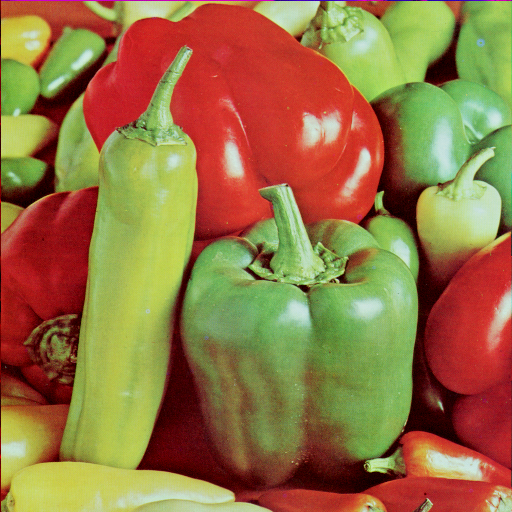
#> input picture Week12/peppers.png, 512 x 512 px, found by its file name
$ jupyter execute Sbj11_Coding.ipynb
#> lines starting #> are read from the running program, lines starting #| are printed output that depends on the picture
### EE 421/521 Image Processing - Spring 2021-22

## Lecture 12 - Image Coding

#### 12 May 2022

In this lecture, you will learn how to implement the following:

1. Calculating the Entropy of an Image
2. Demonstrating Spectral Redundancy
3. Demonstrating Spatial Redundancy
4. Scalar Huffman Coding

*Copyright (c) 2020-2022 by Arif Tanju Erdem*

[cell 1]
# import necessary packages

# reading/writing image files
from skimage import io
from skimage import color

# displaying images and plots
import matplotlib as mpl
import matplotlib.pyplot as plt

# array operations
import numpy as np

# mathematical calculations
import math

# data frame operations
import pandas as pd

[cell 2]
# my function to convert to lumincance, round to nearest integer,
# truncate to range [0, 255], and then set data

def my_imgLuminance(imgRGB):

    # make sure it is a color image
    dim_img = imgRGB.shape[2]
    assert dim_img >= 3

    # get the luminance data
    if dim_img == 3:
        imgLum = color.rgb2gray(imgRGB)
    else:
        # ignore the alpha channel
        imgLum = color.rgb2gray(imgRGB[:,:,0:3])

    imgLum = np.round(imgLum * 255, 0)
    imgLum = np.minimum(imgLum, 255)
    imgLum = np.maximum(imgLum, 0)
    imgLum = imgLum.astype('uint8')

    return imgLum

# end of function

[cell 3]
# my function to round image data to nearest integer, then
# truncate to range [0, 255], and then set data type to uint8

def my_imgTruncate(img):

    img = np.round(img, 0)
    img = np.minimum(img, 255)
    img = np.maximum(img, 0)
    img = img.astype('uint8')

    return img

# end of function

[cell 4]
# my function to convert from RGB to Lum

def my_RGB2Lum_Byte(imgRGB):

    N, M, D = imgRGB.shape

    assert N > 0
    assert M > 0
    assert D == 3

    # RGB to YUV conversion matrix
    rgb2lum = np.array([0.299, 0.587, 0.114])

    # convert from RGB to YUV
    imgLum = np.dot(imgRGB, np.transpose(rgb2lum))

    # truncate to [0,255] and set as byte
    return my_imgTruncate(imgLum)

# end of my function

[cell 5]
# my function to convert from RGB to YUV

def my_RGB2YUV_Byte(imgRGB):

    N, M, D = imgRGB.shape

    assert N > 0
    assert M > 0
    assert D == 3

    # RGB to YUV conversion matrix
    rgb2yuv = np.array([[0.299,    0.587,    0.114   ],
                       [-0.168736, -0.331264,  0.5   ],
                       [ 0.5,   -0.418688, -0.081312]])

    # convert from RGB to YUV
    imgYUV = np.dot(imgRGB, np.transpose(rgb2yuv))

    # add 128 to U and V bands
    imgYUV[:,:,1] += 128.0
    imgYUV[:,:,2] += 128.0

    # truncate to [0,255] and set as byte
    return my_imgTruncate(imgYUV)

# end of my function

[cell 6]
# set image folder
image_folder = r'/Users/tanjuerdem/EE421521_2022/images'
image_folder = r'C:\Users\Metin\Desktop\EE421\Week12'


# read an image file
image_file = r'/fruits.png'
image_file = r'/peppers.png'


image_path = image_folder + image_file
imgRGB = io.imread(image_path)
#> imgRGB is the input picture: shape (512, 512, 3); mean R, G, B 149.8, 115.6, 66.5

plt.figure(figsize=(5,5))
plt.subplot(111), plt.imshow(imgRGB)
#plt.xticks([]), plt.yticks([])
plt.title('Original Image')
plt.show()
plt.close()

---------------------------------------------------------------
### **Part 1:** Calculating the Entropy of an Image

[cell 7]
# my function to calculate the histrogram of an image

# img: image with a single color band
# nBit: number of most significant bits to retain
def my_Histogram(img, nBit):

    # calculate the number of levels corresponding to the number of bits retained
#> called with nBit = 8
    nLevel = 2**nBit

    # quantize the image to the specified number of bits
    valMax = 0
    for i in range(8-nBit,8):
        valMax += 2**i

    # retain only the most significant nBit bits
    imgQuan = img & valMax

    # calculate the histogram of the quantized image
    hist = np.zeros((nLevel,), dtype=int)
    valMin = 2**(8-nBit)
    for n in range(nLevel):
        hist[n] = np.count_nonzero(imgQuan==n*valMin)
#> after the loop, hist = 256 values, max 3583 at index 198, min 0 at index 2, mean 1024

    # return the histogram, quantized image, and number of levels
    return hist, imgQuan, nLevel

# end of my function

[cell 8]
# calculate the entropy of a pdf
def my_Entropy(pdf):

    assert pdf.ndim == 1
    size = pdf.size

    entropy = 0.0
    for i in range(size):
        val = pdf[i]
        if val:
            entropy += - val * math.log2(val)

    return entropy

# end of my function

---------------------------------------------------------------
### **Part 2:** Demonstrating Spectral Redundancy

[cell 9]
# calculate entropy of an RGB image

# histrogram of color bands
hist_R, x, y = my_Histogram(imgRGB[:,:,0], 8)
#> hist_R has the same summary as hist in my_Histogram; y = 256
hist_G, x, y = my_Histogram(imgRGB[:,:,1], 8)
#> hist_G = 256 values, max 15694 at index 0, min 0 at index 238, mean 1024
hist_B, x, y = my_Histogram(imgRGB[:,:,2], 8)
#> call 3 of my_Histogram, with nBit = 8
#> in my_Histogram (call 3), `imgQuan = img & valMax`:
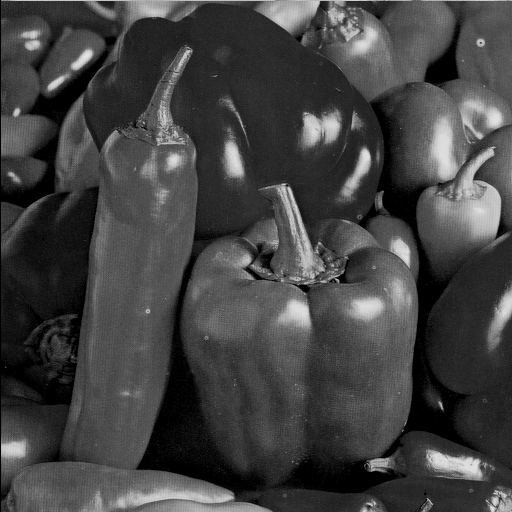
#> imgQuan: shape (512, 512); min 0, max 229, mean 66.5
#> after the loop in my_Histogram (call 3), `for n in range(nLevel):`: hist = 256 values, max 14430 at index 0, min 0 at index 230, mean 1024
#> hist_B has the same summary as hist in my_Histogram

# pdf of color bands
pdf_R = hist_R / hist_R.sum()
#> pdf_R = 256 values, max 0.0137 at index 198, min 0 at index 2, mean 0.00391
pdf_G = hist_G / hist_G.sum()
#> pdf_G = 256 values, max 0.0599 at index 0, min 0 at index 238, mean 0.00391
pdf_B = hist_B / hist_B.sum()
#> pdf_B = 256 values, max 0.055 at index 0, min 0 at index 230, mean 0.00391

# entropy of color bands
entropy_R = my_Entropy(pdf_R)
#> the loop in my_Entropy, `for i in range(size):` made 256 passes
#> (val, entropy) on passes 1, 2, 4, 5, 7, 8, 9, 10, 11, 12, 13, 14: (3.81e-06, 6.87e-05), (3.81e-06, 0.000137), (7.63e-06, 0.000267), (7.63e-06, 0.000397), (2.29e-05, 0.00075), (2.29e-05, 0.0011), (3.05e-05, 0.00156), (4.2e-05, 0.00217), (4.58e-05, 0.00283), (4.96e-05, 0.00354), (7.25e-05, 0.00454), (0.000111, 0.00599)
#> val on passes 3, 6: 0, 0
#> after the loop in my_Entropy, `for i in range(size):`: entropy = 7.34
#> entropy_R = 7.34
entropy_G = my_Entropy(pdf_G)
#> the loop in my_Entropy (call 2), `for i in range(size):` made 256 passes
#> (val, entropy) on passes 1 to 12: (0.0599, 0.243), (0.00358, 0.272), (0.00323, 0.299), (0.00359, 0.328), (0.00309, 0.354), (0.00312, 0.38), (0.00301, 0.405), (0.00326, 0.432), (0.00322, 0.459), (0.00339, 0.486), (0.00319, 0.513), (0.00355, 0.542)
#> entropy_G = 7.5
entropy_B = my_Entropy(pdf_B)
#> entropy_B = 7.06

print('Entropy of color bands R, G, B: {:.2f}, {:.2f}, {:.2f}'.format(entropy_R, entropy_G, entropy_B))
#| Entropy of color bands R, G, B: 7.34, 7.50, 7.06

# calculate total entropy
entropy_total = entropy_R + entropy_G + entropy_B
#> entropy_total = 21.89
print('Total entropy: {:.2f}'.format(entropy_total))
#| Total entropy: 21.89

# display RGB bands
plt.figure(figsize=(15,5))
plt.subplot(131), plt.imshow(imgRGB[:,:,0], cmap='gray', vmin=0, vmax=255)
plt.title('Red (R)')
plt.subplot(132), plt.imshow(imgRGB[:,:,1], cmap='gray', vmin=0, vmax=255)
plt.title('Green (G)')
plt.subplot(133), plt.imshow(imgRGB[:,:,2], cmap='gray', vmin=0, vmax=255)
plt.title('Blue (B)')
plt.show()
plt.close()

[cell 10]
# calculate entropy of a YUV image

imgYUV = my_RGB2YUV_Byte(imgRGB)
#> in my_RGB2YUV_Byte, `imgYUV[:,:,1] += 128.0`:
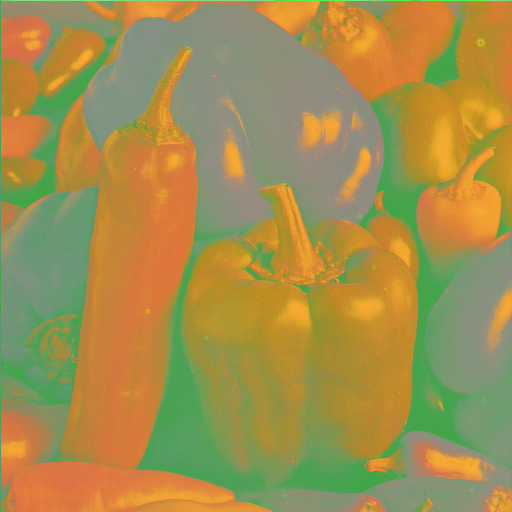
#> imgYUV: shape (512, 512, 3) float64; mean R, G, B 120.2, 97.7, 21.1; drawn with min black and max white
#> in my_RGB2YUV_Byte, `imgYUV[:,:,2] += 128.0`:
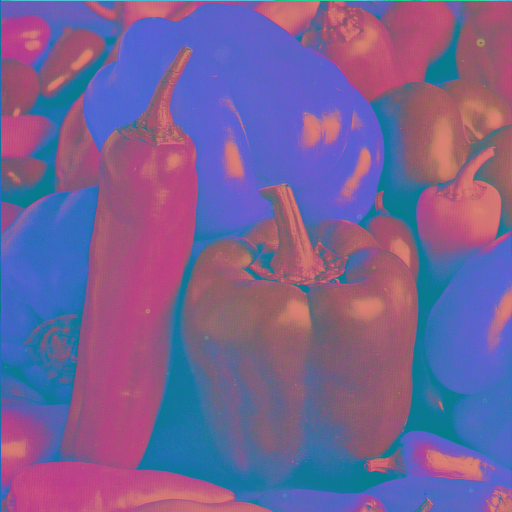
#> imgYUV: shape (512, 512, 3) float64; mean R, G, B 120.2, 97.7, 149.1

# histrogram of color bands
hist_Y, x, y = my_Histogram(imgYUV[:,:,0], 8)
#> call 4 of my_Histogram, with nBit = 8
#> in my_Histogram (call 4), `imgQuan = img & valMax`:
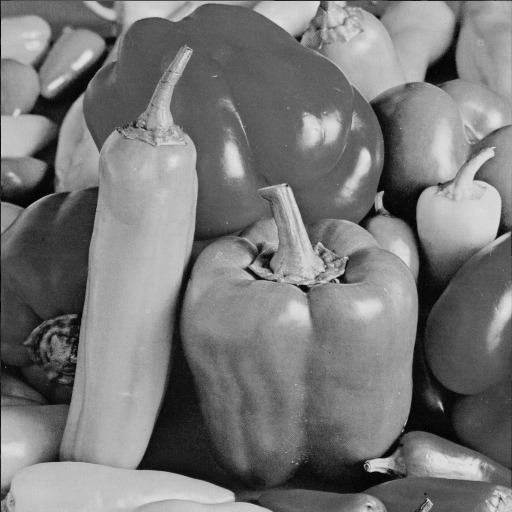
#> imgQuan: shape (512, 512); min 0, max 228, mean 120.2
#> after the loop in my_Histogram (call 4), `for n in range(nLevel):`: hist = 256 values, max 2742 at index 96, min 0 at index 229, mean 1024
#> hist_Y has the same summary as hist in my_Histogram
hist_U, x, y = my_Histogram(imgYUV[:,:,1], 8)
#> in my_Histogram (call 5), `imgQuan = img & valMax`:
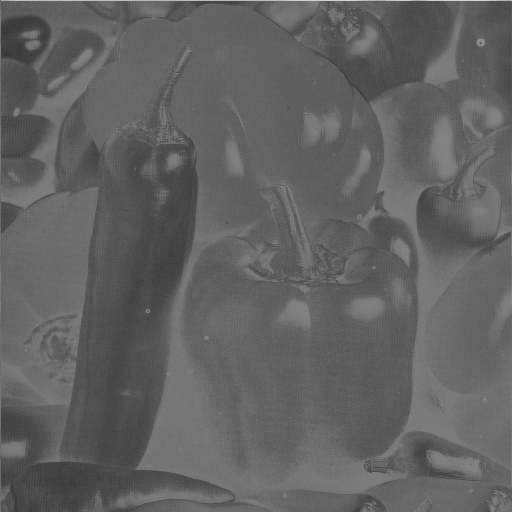
#> imgQuan: shape (512, 512); min 54, max 219, mean 97.7
#> after the loop in my_Histogram (call 5), `for n in range(nLevel):`: hist = 256 values, max 9376 at index 98, min 0 at index 0, mean 1024
#> hist_U has the same summary as hist in my_Histogram
hist_V, x, y = my_Histogram(imgYUV[:,:,2], 8)
#> in my_Histogram (call 6), `imgQuan = img & valMax`:
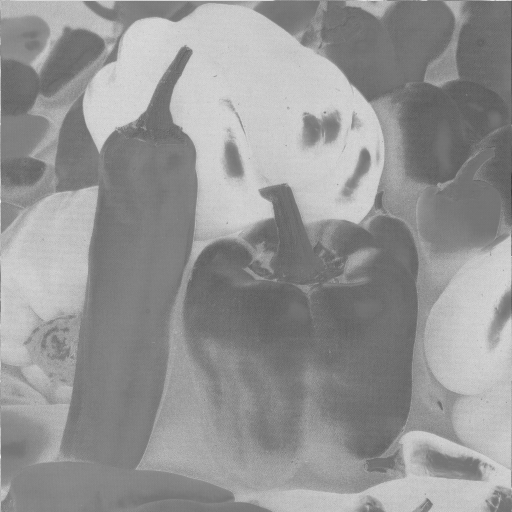
#> imgQuan: shape (512, 512); min 58, max 238, mean 149.1
#> after the loop in my_Histogram (call 6), `for n in range(nLevel):`: hist = 256 values, max 5387 at index 127, min 0 at index 0, mean 1024
#> hist_V has the same summary as hist in my_Histogram

# pdf of color bands
pdf_Y = hist_Y / hist_Y.sum()
#> pdf_Y = 256 values, max 0.0105 at index 96, min 0 at index 229, mean 0.00391
pdf_U = hist_U / hist_U.sum()
#> pdf_U = 256 values, max 0.0358 at index 98, min 0 at index 0, mean 0.00391
pdf_V = hist_V / hist_V.sum()
#> pdf_V = 256 values, max 0.0205 at index 127, min 0 at index 0, mean 0.00391

# entropy of color bands
entropy_Y = my_Entropy(pdf_Y)
entropy_U = my_Entropy(pdf_U)
entropy_V = my_Entropy(pdf_V)

print('Entropy of color bands Y, U, V: {:.2f}, {:.2f}, {:.2f}'.format(entropy_Y, entropy_U, entropy_V))
#| Entropy of color bands Y, U, V: 7.59, 5.82, 6.67

# calculate total entropy
entropy_total = entropy_Y + entropy_U + entropy_V
print('Total entropy: {:.2f}'.format(entropy_total))
#| Total entropy: 20.08

# display YUV bands
plt.figure(figsize=(15,5))
plt.subplot(131), plt.imshow(imgYUV[:,:,0], cmap='gray', vmin=0, vmax=255)
plt.title('Luminance (Y)')
plt.subplot(132), plt.imshow(imgYUV[:,:,1], cmap='gray', vmin=0, vmax=255)
plt.title('Chrominance-B (U)')
plt.subplot(133), plt.imshow(imgYUV[:,:,2], cmap='gray', vmin=0, vmax=255)
plt.title('Chrominance-R (V)')
plt.show()
plt.close()

---------------------------------------------------------------
### **Part 3:** Demonstrating Spatial Redundancy

[cell 11]
# calculate the entropy of the horizontal difference image

# get a single band of input image
#imgBand = imgRGB[:,:,1]
imgBand = imgYUV[:,:,1]

# calculate entropy of image band
hist_Band, x, y = my_Histogram(imgBand, 8)
# pdf of luminance
pdf_Band = hist_Band / hist_Band.sum()
# entropy of luminance
entropy_Band = my_Entropy(pdf_Band)

# calculate horizontal difference image
imgDiffHor = imgBand.copy()
imgDiffHor[:,1:] -= imgDiffHor[:,:-1]
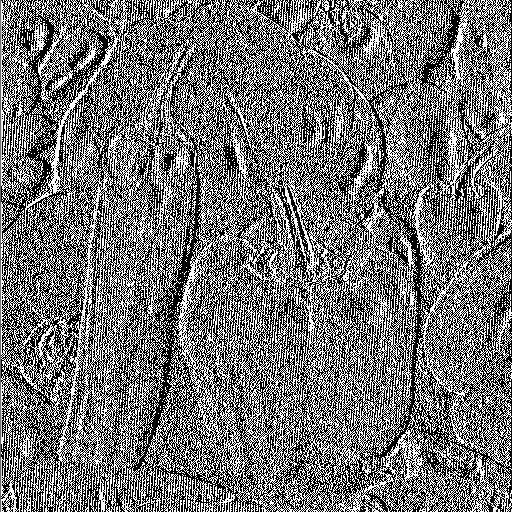
#> imgDiffHor: shape (512, 512); min 0, max 255, mean 116.2
imgDiffHor[:,1:] += 128
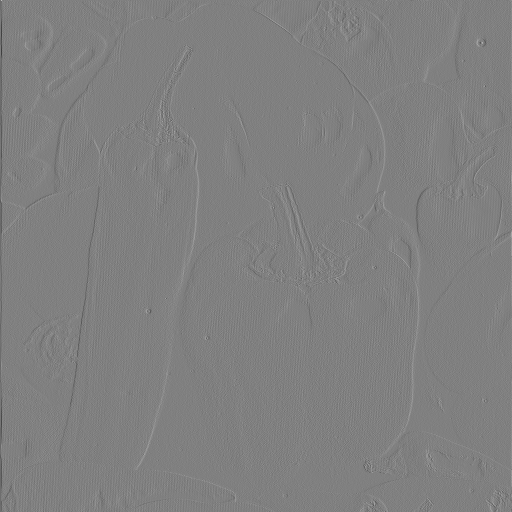
#> imgDiffHor: shape (512, 512); min 61, max 192, mean 128

# calculate entropy of horizontal difference
hist_DiffHor, x, y = my_Histogram(imgDiffHor, 8)
# pdf of horizontal difference
pdf_DiffHor = hist_DiffHor / hist_DiffHor.sum()
# entropy of horizontal difference
entropy_DiffHor = my_Entropy(pdf_DiffHor)

plt.figure(figsize=(10,5))
plt.subplot(121), plt.imshow(imgBand, cmap='gray', vmin=0, vmax=255)
plt.title('Original Image Band (Entropy: {:.2f})'.format(entropy_Band)), plt.xticks([]), plt.yticks([])
plt.subplot(122), plt.imshow(imgDiffHor, cmap='gray', vmin=0, vmax=255)
plt.title('Difference Image Band (Entropy: {:.2f})'.format(entropy_DiffHor)), plt.xticks([]), plt.yticks([])
plt.show()
plt.close()

---------------------------------------------------------------
### **Part 4:** Scalar Huffman Coding

[cell 12]
# my function for obtaining a Huffman code for a given set of symbols
def my_Huffman(df):

    print("\nInput Source:\n", df)

    # 1. sort the symbols in decreasing probabilities
    df.sort_values(by=['probabilities'], ascending=False, inplace=True)

    # 2. if more than 2 symbols, merge the last two symbols to obtain a reduced source
    # last code of the reduced source
    last_code = ''
    length = df.shape[0]
    if length > 2:
        # copy the source except the last symbol
        df_merged = df[:-1].copy(deep=True)
        # combine the last two symbols
        df_merged.iloc[-1, 1] += df.iloc[-1, 1]
        # combine the last two probabilities
        df_merged.iloc[-1, 2] += df.iloc[-1, 2]
        # re-number the symbols from 0 to length-1
        for i in range(length-1):
            df_merged.iloc[i,0] = i

        # 3. find the Huffman code for the reduced source
        my_Huffman(df_merged)

        # 4. copy the codewords from the reduced source
        for i in range(length-2):
            df.iloc[i, 3] = df_merged.iloc[i, 3]
        last_code = df_merged.iloc[length-2, 3]

    # 4. add 0 and 1 two the last two codewords, respectively
    df.iloc[-2, 3] = last_code + '0'
    df.iloc[-1, 3] = last_code + '1'

    # 5. unsort the symbols
    df.sort_values(by=['order'], ascending=True, inplace=True)

    print("\nReturned Codes:\n", df)

    return

# end of my function

[cell 13]
# Huffman Coding

# get a luminance image
if imgRGB.ndim >= 3:
    # calculate the luminance image
    imgLum = my_imgLuminance(imgRGB)
else:
    imgLum = imgRGB

# calculate the histogram
nBit = 3
histLum, imgLumQuan, numLevel = my_Histogram(imgLum, nBit)
#> in my_Histogram (call 9), `imgQuan = img & valMax`:
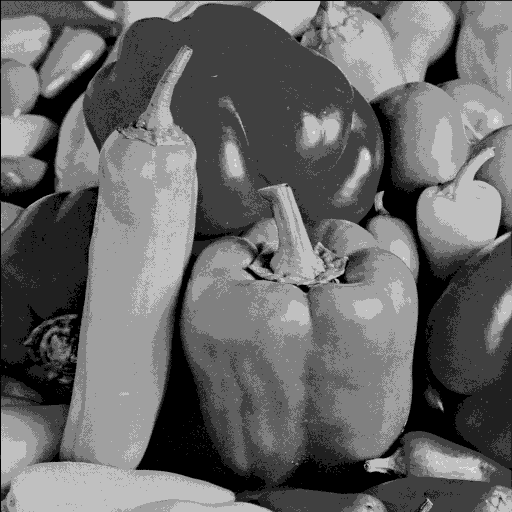
#> imgQuan: shape (512, 512); min 0, max 224, mean 104.1

# calculate the pdf
pdfLum = histLum / histLum.sum()

# calculate the entropy
entLum = my_Entropy(pdfLum)

# plot pdf
plt.figure(figsize=(10,5))
plt.subplot(121), plt.imshow(imgLumQuan, cmap='gray', vmin=0, vmax=255)
plt.title('Quantized Image'), plt.xticks([]), plt.yticks([])
plt.subplot(122), plt.plot(pdfLum, color = 'b', marker = 'o')
plt.xlim([0,numLevel])
plt.title('Image pdf (entropy: {:.2f})'.format(entLum))
plt.show()
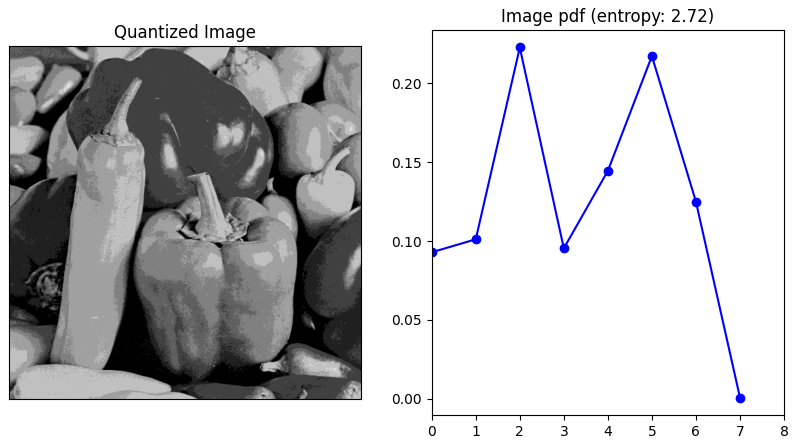
#> figure drawn by matplotlib, 2 panels
plt.close()

[cell 14]
# define probabilities and codewords
order = []
symbols = []
probabilities = []
codewords = []
for i, p in enumerate(pdfLum):
    order.append(i) # used to unsort the symbols
    symbols.append(chr(i+97)) # letters to represent symbols
    probabilities.append(p) # probabilities of symbols
    codewords.append('') # used to hold the codewords
#> this loop made 8 passes
#> p on passes 1 to 8: 0.0929, 0.101, 0.223, 0.0954, 0.145, 0.217, 0.125, 0.000782

# create a dictionary of order, symbols, probabilities and codewords
data_source = {'order': order, 'symbols': symbols, 'probabilities': probabilities, 'codewords': codewords}

# create a pandas data frame from the above dictionary
frame_source = pd.DataFrame(data_source)

# find Huffman codes
my_Huffman(frame_source)

[cell 15]
# find average codeword length of the Huffman code

# get the number of codewords
length = frame_source.shape[0]

# calculate the average codeword length
average_length = 0
for i in range(length):
    code_probability = frame_source.iloc[i, 2]
    code_length = len(frame_source.iloc[i, 3])
    average_length += code_probability * code_length

print('Number of bits:         ', nBit)

print('Average Codeword Length: {:.3f}'.format(average_length))
#| Average Codeword Length: 2.843

# calculate the entropy
entLum = my_Entropy(pdfLum)

print('Entropy of the source:   {:.3f}'.format(entLum))
#| Entropy of the source:   2.724
